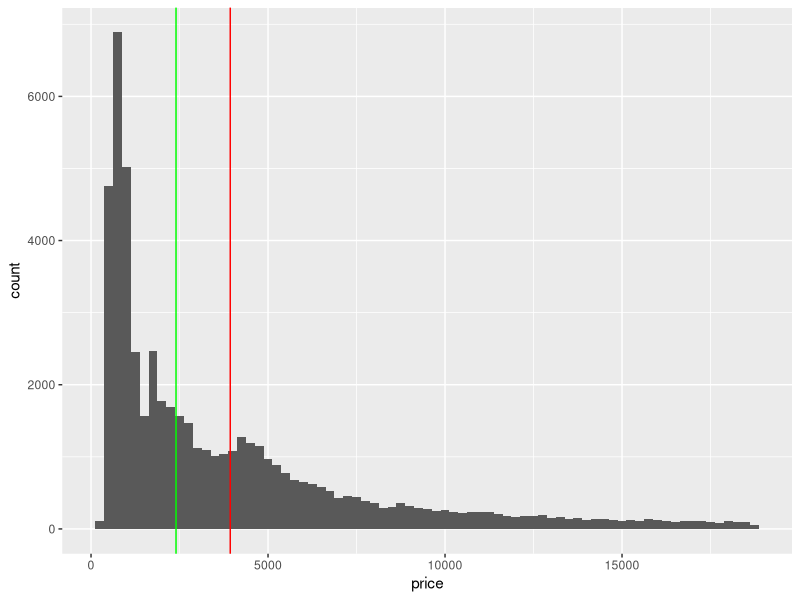
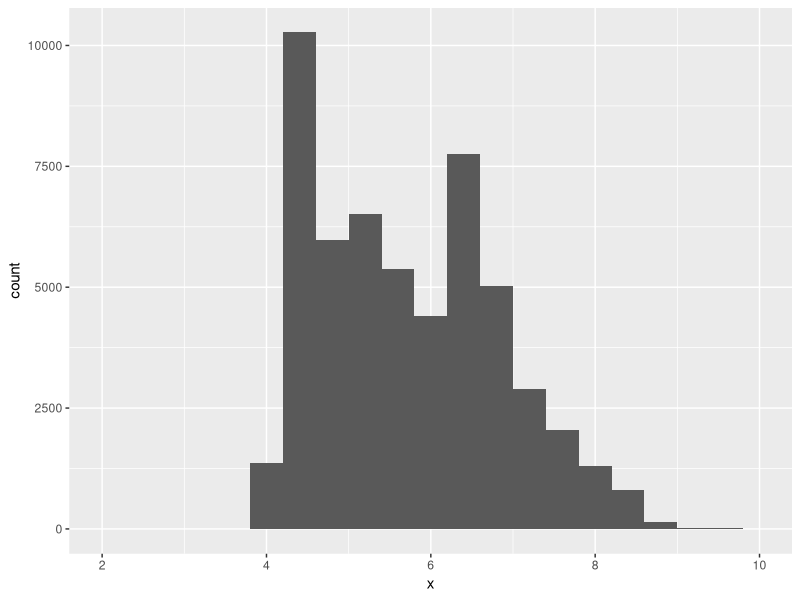

R code for these plots, in order:
## ---- chunk 1
#| eval: true
#| message: false
#| echo: false
library(tidyverse)
## ---- chunk 2
#| eval: true
#| echo: false

diamonds %>% 
  count(color, clarity) %>% 
  pivot_wider(names_from = color,
              values_from = n) %>% 
  mutate(marginal_clarity = rowSums(.[2:8])) %>% 
  mutate(marginal_color = colSums(.[2:9]))

8171*5422/53940
## ---- chunk 3
#| eval: true
#| echo: false

diamonds %>% 
  count(color, cut) %>% 
  group_by(color) %>% 
  mutate(prop = n/ sum(n)) %>% 
  select(color, cut, prop) %>% 
  pivot_wider(names_from = color,
              values_from = prop) 
  
## ---- chunk 4
#| eval: true
#| echo: false

diamonds %>% 
  count(color, cut) %>% 
  group_by(cut) %>% 
  mutate(prop = n/sum(n)) %>% 
  select(color, cut, prop) %>% 
  pivot_wider(names_from = color,
              values_from = prop) 
  
## ---- chunk 5
#| echo: false
#| eval: true

library(tidyverse)
ggplot(data = diamonds) +
  geom_histogram(mapping = aes(x = price), binwidth = 250) +
  geom_vline(aes(xintercept = mean(price)), color = "red") +
  geom_vline(aes(xintercept = median(price)), color = "green")

## ---- chunk 6
#| echo: false
#| eval: true
#| warning: false

library(tidyverse)
ggplot(data = diamonds) +
  geom_histogram(mapping = aes(x = x), binwidth = .4) +
  xlim(2, 10)
